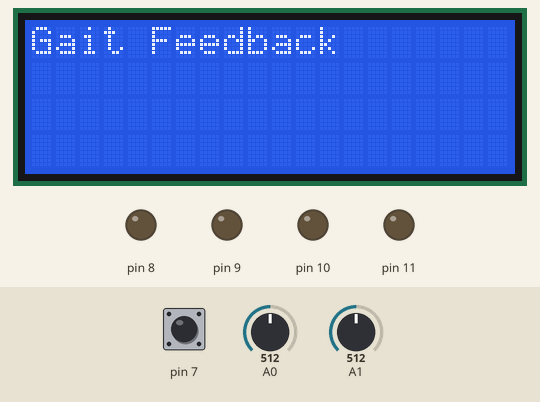
Bench run of a sketch on a simulated Arduino Uno, built with avr-gcc and run on an emulated ATmega328P. Parts: 20×4 character LCD, output pins drawn as LEDs (lit = HIGH). The test bench sets the inputs (shaded band); at power-on: pin 7 LOW, A0 = 512, A1 = 512. What the sketch prints to the serial monitor is not drawn.

Above: at 1.2 s.
1.3 s: pin 7 pulsed HIGH 5 times (0.12 s each, 0.3 s apart)
At 3.7 s:
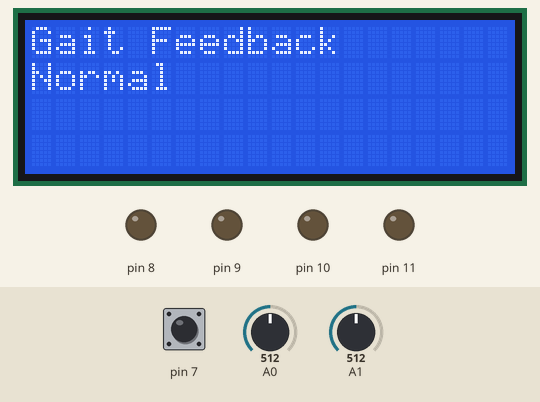
Timing chart, 0 to 5.2 s (numbered marks = the images above; inputs shaded):
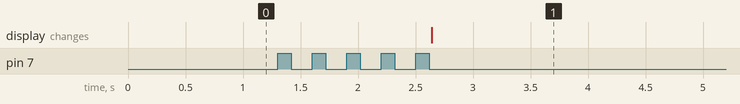

Measured:
- after the input at 1.3 s, the display: changes after 1.3 s (image 1)

The sketch:

Gait_feeback.ino
```cpp
#include <SoftwareSerial.h>

#include<Wire.h>
#include <LiquidCrystal_I2C.h>

SoftwareSerial serial(2,3);


LiquidCrystal_I2C lcd(0x27,20,4);


int count=0,i=0,k=0,rate=0;
unsigned long time2,time1;
unsigned long time;

void setup()
{
  lcd.init();
  lcd.backlight();

Serial.begin(9600);
serial.begin(9600);

 lcd.setCursor(0,0);
 lcd.print("Gait Feedback");

pinMode(8,OUTPUT);
pinMode(9,OUTPUT);

pinMode(10,OUTPUT);
pinMode(11,OUTPUT);


pinMode(7,INPUT);


digitalWrite(9,LOW);

digitalWrite(11,LOW);

}

void loop()
{

int pres1,pres2;
int i = 0;

  k=0;
 rate=0;

pres1 = analogRead(0);
delay(2);


pres2 = analogRead(1);
delay(2);


    while(k<5)
    {
     if(digitalRead(7))
     {
      if(k==0)
      time1=millis();
      k++;
      while(digitalRead(7));
     }
    }
      time2=millis();
      rate=time2-time1;
      rate=rate/5;
      rate=60000/rate;
//     Serial.println(rate);


Serial.print("Pressure1: ");
Serial.println(pres1);
Serial.print("Pressure2: ");
Serial.println(pres2);
//Serial.print("Heart: ");
//Serial.println(rate);
//Serial.println("-------------------");

 signed int diff = pres1-pres2;

//Serial.println(diff);
//Serial.println("-------------------");

 Serial.println(diff);
  if(diff > 200)
  {

    digitalWrite(8,HIGH);
    Serial.println("Pressure 1 HIGH");
     lcd.setCursor(0,1);
     lcd.print("Pressure 1 HIGH");
    serial.println("Pressure 1 HIGH");
  }
 else if(diff < -200)
 {

   digitalWrite(10,HIGH);
   Serial.println("Pressure 2 HIGH");
   lcd.setCursor(0,1);
     lcd.print("Pressure 2 HIGH");
   serial.println("Pressure 2 HIGH");
 }

 else if(rate > 250)
 {

   Serial.println("Heart Rate HIGH");
   lcd.setCursor(0,1);
     lcd.print("Heart Rate HIGH");
   serial.println("Heart Rate HIGH");
 }


 else
 {
   Serial.println("Equal pressure");
   serial.println("Equal pressure");
   lcd.setCursor(0,1);
   lcd.print("Normal          ");
   serial.print("Pressure 1 Level:");
   serial.println(pres1);
   serial.print("Pressure 2 Level:");
   serial.println(pres2);
   serial.print("Heart beat Level:");
   serial.println(rate);
   serial.print("");
   digitalWrite(8,LOW);
   digitalWrite(10,LOW);
 }


 //delay(1000);


}
```
